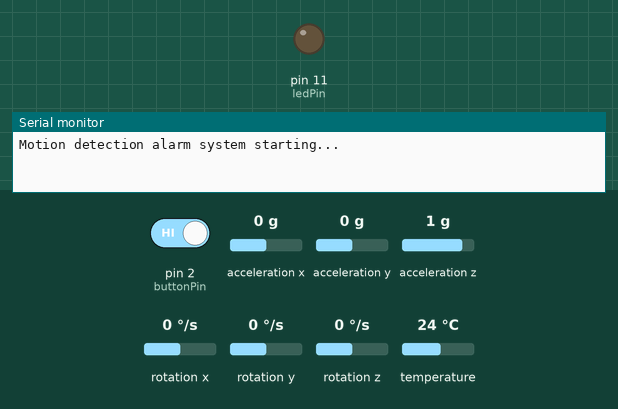
Bench run of a sketch on a simulated Arduino Uno, built with avr-gcc and run on an emulated ATmega328P. Parts: output pins drawn as LEDs (lit = HIGH), the last lines printed to the serial monitor. The test bench sets the inputs (shaded band); at power-on: pin 2 (buttonPin) HIGH, acceleration x 0 g, acceleration y 0 g, acceleration z 1 g, rotation x 0 °/s, rotation y 0 °/s, rotation z 0 °/s, temperature 24 °C.

Above: at 4.3 s.
4.4 s: pin 2 (buttonPin) driven LOW
7.4 s: pin 2 (buttonPin) driven HIGH
At 10.7 s:
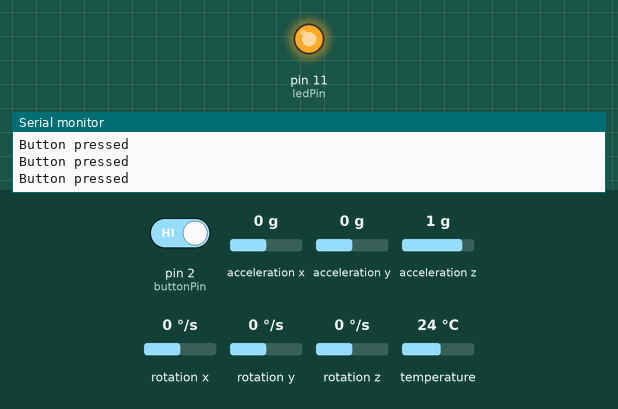
Timing chart, 0 to 16.4 s (numbered marks = the images above; inputs shaded):
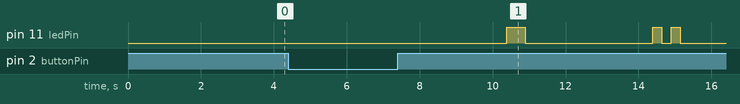

Measured:
- after the input at 7.4 s, pin 11 (ledPin): goes HIGH 0.50 s, LOW 3.5 s, HIGH 0.25 s, LOW 0.25 s, HIGH 0.25 s, then LOW, starting after 3.0 s

The sketch:

MotionDetection.ino
```cpp
#include <Wire.h>
#include <Adafruit_MPU6050.h>
Adafruit_MPU6050 mpu;  // Create the sensor object
const int buttonPin = 2;
const int ledPin = 11;

const int activationTime = 3000;
const int standbyDelay = 4000;
const int alarmDuration = 10000;
const int movementThreshold = 12;

unsigned long buttonPressTime = 0;
unsigned long activationStartTime = 0;
bool alarmActive = false;
bool inStandby = false;

void setup() {
  Serial.begin(9600);
  while (!Serial) {
    delay(10);
  }


  Serial.println("Motion detection alarm system starting...");
  pinMode(buttonPin, INPUT_PULLUP);
  pinMode(ledPin, OUTPUT);
}


void loop() {
  // Button press handling and activation sequence
  if (!digitalRead(buttonPin)) {
    buttonPressTime = millis();
    Serial.println("Button pressed");
  } else if (buttonPressTime > 0 && millis() - buttonPressTime >= activationTime) {
    activationStartTime = millis();
    alarmActive = true;
    inStandby = true;  // Enter standby mode
    digitalWrite(ledPin, HIGH);
    delay(500);
    digitalWrite(ledPin, LOW);
    Serial.println("Alarm activation sequence initiated");
    buttonPressTime = 0;
  }
  // Standby sequence (no sensor readings)
  if (inStandby && millis() - activationStartTime >= standbyDelay) {
    for (int i = 0; i < 2; i++) {
      digitalWrite(ledPin, HIGH);
      delay(250);
      digitalWrite(ledPin, LOW);
      delay(250);
    }
    Serial.println("Detection sequence started");
    inStandby = false;  // Exit standby mode


    // Activate MPU6050 only after standby
    if (!mpu.begin()) {
      Serial.println("Failed to find MPU6050 chip");
      while (1) {
        delay(10);
      }
    }
  }
  // Motion detection and alarm (now using sensor readings)
  if (!inStandby && alarmActive) {
    sensors_event_t a, g, temp;
    mpu.getEvent(&a, &g, &temp);  // Read sensor data
    int totalAccel = sqrt(a.acceleration.x * a.acceleration.x +
                           a.acceleration.y * a.acceleration.y +
                           a.acceleration.z * a.acceleration.z);
    Serial.print("Total acceleration: ");
    Serial.println(totalAccel);

    if (totalAccel >= movementThreshold) {
      Serial.println("Motion detected!");
      unsigned long alarmStart = millis();
      while (millis() - alarmStart <= alarmDuration) {
        digitalWrite(ledPin, HIGH);
        delay(500);
        digitalWrite(ledPin, LOW);
        delay(500);
      }
      Serial.println("Alarm stopped");
      alarmActive = false;  // Reset for next activation
    } else {
      Serial.println("No motion");
    }
  }
}
```
